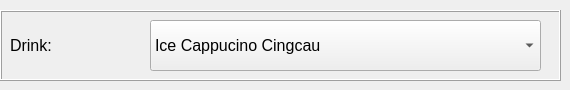
    <widget class="QWidget" name="page_16">
     <widget class="QFrame" name="frame_14">
      <property name="geometry">
       <rect>
        <x>0</x>
        <y>10</y>
        <width>561</width>
        <height>71</height>
       </rect>
      </property>
      <property name="frameShape">
       <enum>QFrame::Box</enum>
      </property>
      <property name="frameShadow">
       <enum>QFrame::Raised</enum>
      </property>
      <widget class="QComboBox" name="addDrink">
       <property name="geometry">
        <rect>
         <x>150</x>
         <y>10</y>
         <width>391</width>
         <height>51</height>
        </rect>
       </property>
       <property name="font">
        <font>
         <pointsize>12</pointsize>
        </font>
       </property>
       <property name="maxVisibleItems">
        <number>15</number>
       </property>
       <item>
        <property name="text">
         <string>Ice Cappucino Cingcau</string>
        </property>
       </item>
       <item>
        <property name="text">
         <string>Ice Matcha Latte</string>
        </property>
       </item>
      </widget>
      <widget class="QLabel" name="label_22">
       <property name="geometry">
        <rect>
         <x>10</x>
         <y>10</y>
         <width>131</width>
         <height>51</height>
        </rect>
       </property>
       <property name="font">
        <font>
         <pointsize>12</pointsize>
        </font>
       </property>
       <property name="text">
        <string>Drink:</string>
       </property>
      </widget>
     </widget>
    </widget>
